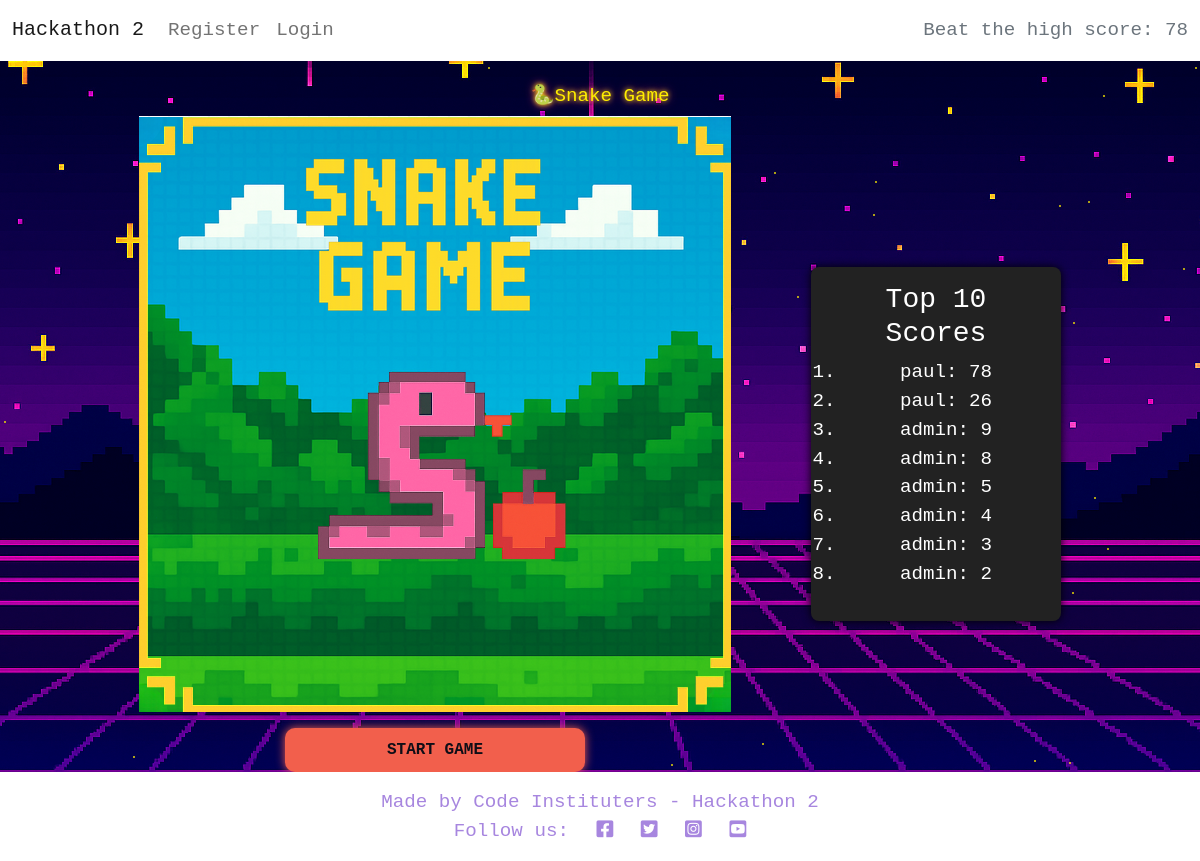
The page / on the database its author committed.
### hackathon2/models.py (models this page shows, shortened)
class game_scores(models.Model):
    gamer = models.ForeignKey(
        User,
        on_delete=models.CASCADE,
        related_name="gamer"
    )
    score = models.IntegerField(default=0)
    created_on = models.DateTimeField(auto_now_add=True)
    class Meta:
        ordering = ["-score"]
        verbose_name = 'Game Score'
        verbose_name_plural = 'Game Scores'

### hackathon2/views.py (the view)
# urls.py: 2. Add a URL to urlpatterns:  path('', views.home, name='home')
def home(request):
    high_score_obj = game_scores.objects.order_by('-score').first()
    high_score = high_score_obj.score if high_score_obj else 0
    top_scores = game_scores.objects.order_by('-score')[:10]
    return render(request, 'hackathon2/snake.html', {
        'high_score': high_score,
        'top_scores': top_scores
    })

### hackathon2/templates/hackathon2/snake.html (shortened to what this page needs)
{% extends 'base.html' %}
{% load static %}
{% block content %}
<body>
<div class="container-fluid mt-4">
  <div class="starry-bg" id="stars"></div>
  <h1>🐍Snake Game</h1>
  <div style="display: flex; justify-content: center; align-items: center;">
    <div class="game-wrapper">
      <div id="snakeImage"><img src="{% static 'images/snake-image.png' %}" alt="Snake Game Icon"></div>
      <button id="startBtn">Start Game</button>
    </div>
    <aside style="width: 250px; background: #222; color: #fff; border-radius: 8px; padding: 16px; box-shadow: 0 0 8px #000; margin-left: 80px;">
      <h3 style="text-align:center;">Top 10 Scores</h3>
      <ol style="padding-left: 20px;">
        {% for score in top_scores %}
          <li>{{ score.gamer.username }}: {{ score.score }}</li>
        {% empty %}
          <li>No scores yet.</li>
        {% endfor %}
      </ol>
    </aside>
  </div>
</div>
</body>
{% endblock %}

### static/css/style.css (style rules this page uses)
body { background: url(../images/background.png) no-repeat center center fixed; background-size: cover; image-rendering: pixelated; font-family: 'Courier New', monospace; color: #A786DF; text-align: center; margin: 0; padding: 0; background-color: #0f0e17 }
h1 { color: #ffee00; text-shadow: 0 0 5px #ffee00, 0 0 10px #E53170; }
#startBtn { padding: 10px 20px; background: #F25F4C; color: #0F0E17; font-weight: bold; border: none; border-radius: 10px; cursor: pointer; box-shadow: 0 0 10px #F25F4C; }
h1, h2, .main-title { font-family: 'Press Start 2P', monospace; }
body, p, button, .score, .tagline { font-family: 'VT323', monospace; font-size: 1.2rem; }
button { font-size: 1.1rem; text-transform: uppercase; }
.game-wrapper { display: flex; flex-direction: column; align-items: center; justify-content: center; min-height: 80vh; gap: 1rem; }
h1, p, #scoreDisplay { font-size: 1.2rem; text-align: center; }
#startBtn { padding: 10px 20px; font-size: 1rem; max-width: 300px; width: 100%; }
.starry-bg { position: fixed; top: 0; left: 0; width: 100vw; height: 100vh; z-index: -1; overflow: hidden; pointer-events: none; }

### rows shown on the page
game_scores: gamer.username "paul", score "78"
game_scores: gamer.username "paul", score "26"
game_scores: gamer.username "admin", score "9"
game_scores: gamer.username "admin", score "8"
game_scores: gamer.username "admin", score "5"
game_scores: gamer.username "admin", score "4"
game_scores: gamer.username "admin", score "3"
game_scores: gamer.username "admin", score "2"

### other values the page prints
{{ high_score }} "78"
